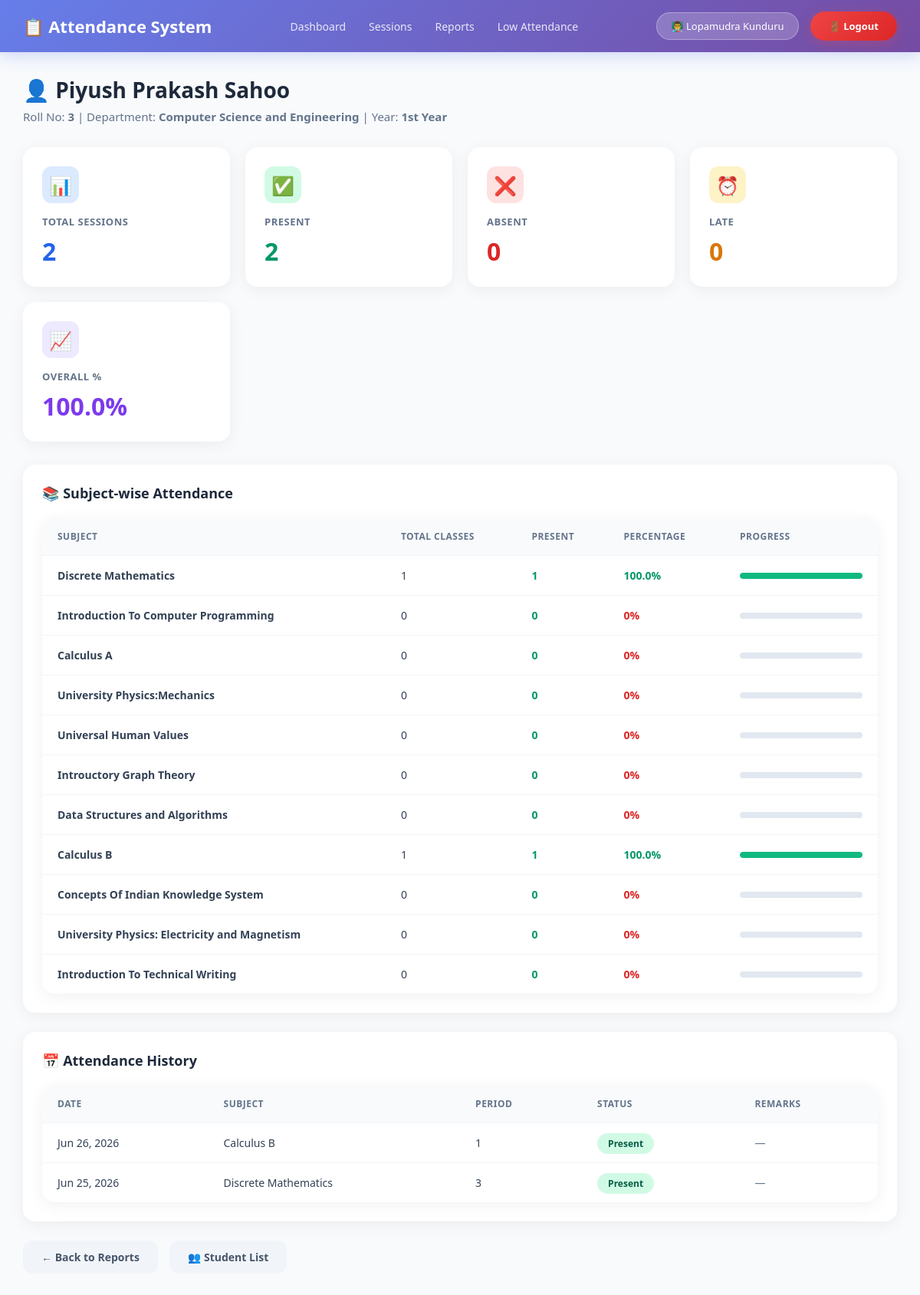
The app's page /attendance/student/3/ (signed in) with its own data.
### StudentManage_app/models.py (models this page shows, shortened)
class Teacher(models.Model):
    teacher_id = models.CharField(max_length=20, unique=True,null=True,blank=True)
    name = models.CharField(max_length=100)
    email = models.EmailField(unique=True)
    phone = models.CharField(max_length=15)
    qualification = models.CharField(max_length=100, null=True, blank=True)
    experience = models.IntegerField(default=0)
    department = models.ForeignKey(Department, on_delete=models.CASCADE)
    joining_date = models.DateField(null=True, blank=True)
    status = models.BooleanField(default=True)
    created_at = models.DateTimeField(null=True, blank=True)
    password_hash = models.CharField(max_length=128, blank=True, null=True)
    is_teacher_admin = models.BooleanField(default=False, help_text="Can manage other teachers")

class Student(models.Model):
    YEAR_CHOICES = (
        ('1st Year', '1st Year'),
        ('2nd Year', '2nd Year'),
        ('3rd Year', '3rd Year'),
        ('4th Year', '4th Year'),
    )
    GENDER_CHOICES = (
        ('Male', 'Male'),
        ('Female', 'Female'),
        ('Other', 'Other'),
    )
    name = models.CharField(max_length=100)
    roll_no = models.CharField(max_length=20, unique=True)
    email = models.EmailField(unique=True)
    phone = models.CharField(max_length=15)
    department = models.ForeignKey(Department, on_delete=models.CASCADE, related_name='students')
    year = models.CharField(max_length=20, choices=YEAR_CHOICES)
    gender = models.CharField(max_length=20, choices=GENDER_CHOICES)
    dob = models.DateField()
    address = models.TextField()
    photo = models.ImageField(upload_to='students/', blank=True, null=True)
    created_at = models.DateTimeField(auto_now_add=True,null=True,blank=True)
    class Meta:
        ordering = ['-name']

class Department(models.Model):
    name = models.CharField(max_length=100)
    hod = models.ForeignKey(
        'Teacher',  # Use string reference to avoid circular import
        on_delete=models.SET_NULL,  # Keep department if teacher is deleted
        null=True,
        blank=True,
        related_name='headed_departments'  # Access from Teacher side
    )

class Subject(models.Model):
    department = models.ForeignKey(Department, on_delete=models.CASCADE, related_name='subjects', null=True, blank=True)
    YEAR_CHOICES = (
        ('1st Year', '1st Year'),
        ('2nd Year', '2nd Year'),
        ('3rd Year', '3rd Year'),
        ('4th Year', '4th Year'),
    )
    SEMESTER_CHOICES = (
        ('1st Semester', '1st Semester'),
        ('2nd Semester', '2nd Semester'),
        ('3rd Semester', '3rd Semester'),
        ('4th Semester', '4th Semester'),
        ('5th Semester', '5th Semester'),
        ('6th Semester', '6th Semester'),
        ('7th Semester', '7th Semester'),
        ('8th Semester', '8th Semester'),
    )
    semester = models.CharField(max_length=20, choices=SEMESTER_CHOICES, null=True, blank=True)
    year = models.CharField(max_length=20, choices=YEAR_CHOICES, null=True, blank=True)
    subject_name = models.CharField(max_length=100)
    subject_code = models.CharField(max_length=20, unique=True)
    credits = models.IntegerField(default=3)

class Attendance(models.Model):
    STATUS_CHOICES = [
        ('Present', 'Present'),
        ('Absent', 'Absent'),
        ('Late', 'Late'),
        ('Excused', 'Excused'),
    ]
    session = models.ForeignKey(AttendanceSession, on_delete=models.CASCADE, related_name='records',null=True,blank=True)
    student = models.ForeignKey(Student, on_delete=models.CASCADE, related_name='attendances')
    status = models.CharField(max_length=10, choices=STATUS_CHOICES, default='Present')
    remarks = models.TextField(blank=True, null=True)
    class Meta:
        unique_together = ['session', 'student']

class AttendanceSession(models.Model):
    subject = models.ForeignKey(Subject, on_delete=models.CASCADE, related_name='sessions')
    teacher = models.ForeignKey(Teacher, on_delete=models.CASCADE, related_name='sessions_taken')
    date = models.DateField(default=timezone.now)
    period = models.CharField(max_length=50)
    start_time = models.TimeField()
    end_time = models.TimeField()
    is_completed = models.BooleanField(default=False)
    total_students = models.IntegerField(default=0)
    present_count = models.IntegerField(default=0)
    absent_count = models.IntegerField(default=0)
    created_at = models.DateTimeField(null=True,blank=True)
    class Meta:
        unique_together = ['subject', 'teacher', 'date', 'period']

### StudentManage_app/views.py (the view)
# urls.py: path('attendance/student/<int:student_id>/', views.student_attendance_detail, name='student_attendance_detail'),
@teacher_login_required
def student_attendance_detail(request, student_id):
    student = get_object_or_404(Student, id=student_id)
    teacher = get_current_teacher(request)
    attendances = student.attendances.select_related('session', 'session__subject').filter(session__teacher=teacher).order_by('-session__date')
    total = attendances.count()
    present = attendances.filter(status='Present').count()
    absent = attendances.filter(status='Absent').count()
    late = attendances.filter(status='Late').count()
    subject_stats = []
    subjects = Subject.objects.filter(department=student.department, year=student.year)
    for subject in subjects:
        sub_total = attendances.filter(session__subject=subject).count()
        sub_present = attendances.filter(session__subject=subject, status='Present').count()
        sub_percentage = (sub_present / sub_total * 100) if sub_total > 0 else 0
        subject_stats.append({
            'name': subject.subject_name,
            'total': sub_total,
            'present': sub_present,
            'percentage': round(sub_percentage, 1)
        })
    context = {
        'student': student,
        'attendances': attendances,
        'teacher': teacher,
        'stats': {
            'total': total,
            'present': present,
            'absent': absent,
            'late': late,
            'percentage': round((present / total * 100), 1) if total else 0
        },
        'subject_stats': subject_stats,
    }
    return render(request, 'StudentManage_app/attendance/student_detail.html', context)

### StudentManage_app/views.py (called while the page is built)
def get_current_teacher(request):
    teacher_id = request.session.get('teacher_id')
    if teacher_id:
        try:
            return Teacher.objects.get(id=teacher_id, status=True)
        except Teacher.DoesNotExist:
            if 'teacher_id' in request.session:
                del request.session['teacher_id']
    return None

def teacher_login_required(view_func):
    @wraps(view_func)
    def wrapper(request, *args, **kwargs):
        teacher_id = request.session.get('teacher_id')
        if not teacher_id:
            messages.error(request, "Please login as teacher to access this page.")
            return redirect('teacher_login')
        try:
            teacher = Teacher.objects.get(id=teacher_id, status=True)
            request.teacher = teacher  # Attach to request for convenience
        except Teacher.DoesNotExist:
            if 'teacher_id' in request.session:
                del request.session['teacher_id']
            messages.error(request, "Session expired. Please login again.")
            return redirect('teacher_login')
        return view_func(request, *args, **kwargs)
    return wrapper

### StudentManage_app/templates/StudentManage_app/attendance/student_detail.html (shortened to what this page needs)
{% extends 'StudentManage_app/attendance/base.html' %}
{% block content %}
<div class="page-header">
    <h1>👤 {{ student.name }}</h1>
    <p>
        Roll No: <strong>{{ student.roll_no }}</strong> |
        Department: <strong>{{ student.department.name }}</strong> |
        Year: <strong>{{ student.year }}</strong>
    </p>
</div>
<div class="stats-grid">
    <div class="stat-card">
        <div class="stat-icon blue">📊</div>
        <h3>Total Sessions</h3>
        <div class="number blue">{{ stats.total }}</div>
    </div>
    <div class="stat-card">
        <div class="stat-icon green">✅</div>
        <h3>Present</h3>
        <div class="number green">{{ stats.present }}</div>
    </div>
    <div class="stat-card">
        <div class="stat-icon red">❌</div>
        <h3>Absent</h3>
        <div class="number red">{{ stats.absent }}</div>
    </div>
    <div class="stat-card">
        <div class="stat-icon orange">⏰</div>
        <h3>Late</h3>
        <div class="number orange">{{ stats.late }}</div>
    </div>
    <div class="stat-card">
        <div class="stat-icon purple">📈</div>
        <h3>Overall %</h3>
        <div class="number purple">{{ stats.percentage }}%</div>
    </div>
</div>
<div class="card">
    <div class="card-header">
        <span class="card-title">📚 Subject-wise Attendance</span>
    </div>
    <div class="table-container">
        <table>
            <thead>
                <tr>
                    <th>Subject</th>
                    <th>Total Classes</th>
                    <th>Present</th>
                    <th>Percentage</th>
                    <th>Progress</th>
                </tr>
            </thead>
            <tbody>
                {% for stat in subject_stats %}
                <tr>
                    <td><strong>{{ stat.name }}</strong></td>
                    <td>{{ stat.total }}</td>
                    <td style="color: #059669; font-weight: 600;">{{ stat.present }}</td>
                    <td style="font-weight: 700; {% if stat.percentage >= 75 %}color: #059669;{% elif stat.percentage >= 60 %}color: #d97706;{% else %}color: #dc2626;{% endif %}">
                        {{ stat.percentage }}%
                    </td>
                    <td style="width: 200px;">
                        <div class="progress-bar">
                            <div class="progress-bar-fill {% if stat.percentage >= 75 %}success{% elif stat.percentage >= 60 %}warning{% else %}danger{% endif %}"
                                 style="width: {{ stat.percentage }}%"></div>
                        </div>
                    </td>
                </tr>
                {% endfor %}
            </tbody>
        </table>
    </div>
</div>
<div class="card">
    <div class="card-header">
        <span class="card-title">📅 Attendance History</span>
    </div>
    <div class="table-container">
        <table>
            <thead>
                <tr>
                    <th>Date</th>
                    <th>Subject</th>
                    <th>Period</th>
                    <th>Status</th>
                    <th>Remarks</th>
                </tr>
            </thead>
            <tbody>
                {% for att in attendances %}
                <tr>
                    <td>{{ att.session.date|date:"M d, Y" }}</td>
                    <td>{{ att.session.subject.subject_name }}</td>
                    <td>{{ att.session.period }}</td>
                    <td>
                        <span class="badge
                            {% if att.status == 'Present' %}badge-success
                            {% elif att.status == 'Absent' %}badge-danger
                            {% elif att.status == 'Late' %}badge-warning
                            {% else %}badge-info{% endif %}">
                            {{ att.status }}
                        </span>
                    </td>
                    <td style="color: #64748b;">{{ att.remarks|default:"—" }}</td>
                </tr>
                {% endfor %}
            </tbody>
        </table>
    </div>
</div>
<div style="display: flex; gap: 15px;">
    <a href="{% url 'attendance_report' %}" class="btn btn-secondary">← Back to Reports</a>
    <a href="{% url 'student_list' %}" class="btn btn-secondary">👥 Student List</a>
</div>
{% endblock %}

### StudentManage_app/templates/StudentManage_app/attendance/base.html (shortened to what this page needs)
<!DOCTYPE html>
<html lang="en">
<head>
</head>
<body>
    <nav class="navbar">
    <a href="{% url 'attendance_dashboard' %}" class="navbar-brand">
        📋 Attendance System
    </a>
    <div class="nav-links">
        <a href="{% url 'attendance_dashboard' %}" class="{% if request.resolver_match.url_name == 'attendance_dashboard' %}active{% endif %}">Dashboard</a>
        <a href="{% url 'session_list' %}" class="{% if request.resolver_match.url_name == 'session_list' %}active{% endif %}">Sessions</a>
        <a href="{% url 'attendance_report' %}" class="{% if request.resolver_match.url_name == 'attendance_report' %}active{% endif %}">Reports</a>
        <a href="{% url 'low_attendance_report' %}" class="{% if request.resolver_match.url_name == 'low_attendance_report' %}active{% endif %}">Low Attendance</a>
    </div>
    <div class="navbar-user">
        <span class="teacher-badge">
            {% if teacher %}
                👨‍🏫 {{ teacher.name }}
            {% else %}
                👤 {{ request.user.username }}
            {% endif %}
        </span>
        <form method="post" action="{% url 'teacher_logout'%}" style="display: inline; margin: 0;">
            <button type="submit" class="btn-logout" style="
                background: linear-gradient(135deg, #ef4444 0%, #dc2626 100%);
                color: white;
                border: none;
                padding: 10px 24px;
                border-radius: 25px;
                font-size: 13px;
                font-weight: 600;
                cursor: pointer;
                font-family: 'Segoe UI', Tahoma, Geneva, Verdana, sans-serif;
                transition: all 0.3s;
                box-shadow: 0 4px 15px rgba(239, 68, 68, 0.3);
            " onmouseover="this.style.transform='translateY(-2px)'; this.style.boxShadow='0 6px 20px rgba(239, 68, 68, 0.4)'"
            onmouseout="this.style.transform=''; this.style.boxShadow='0 4px 15px rgba(239, 68, 68, 0.3)'">
                🚪 Logout
            </button>
        </form>
    </div>
</nav>
    <div class="content">
        {% block content %}{% endblock %}
    </div>
</body>
</html>

### records on screen
Teacher: name "Lopamudra Kunduru"
Student: name "Piyush Prakash Sahoo", roll_no "3", department.name "Computer Science and Engineering", year "1st Year"
Subject: name "Discrete Mathematics"
Subject: name "Introduction To Computer Programming"
Subject: name "Calculus A"
Subject: name "University Physics:Mechanics"
Subject: name "Universal Human Values"
Subject: name "Introuctory Graph Theory"
Subject: name "Data Structures and Algorithms"
Subject: name "Calculus B"
Subject: name "Concepts Of Indian Knowledge System"
Subject: name "University Physics: Electricity and Magnetism"
Subject: name "Introduction To Technical Writing"
Attendance: session "Jun 26, 2026", session.subject.subject_name "Calculus B", session.period "1", status "Present", remarks "—"
Attendance: session "Jun 25, 2026", session.subject.subject_name "Discrete Mathematics", session.period "3", status "Present", remarks "—"

### other values on screen
{{ stats.total }} "2"
{{ stats.present }} "2"
{{ stats.absent }} "0"
{{ stats.late }} "0"
{{ stats.percentage }} "100.0"
{{ stat.total }} "1" "0" "0" "0" "0" "0" "0" "1" "0" "0" "0"
{{ stat.present }} "1" "0" "0" "0" "0" "0" "0" "1" "0" "0" "0"
{{ stat.percentage }} "100.0" "0" "0" "0" "0" "0" "0" "100.0" "0" "0" "0"
